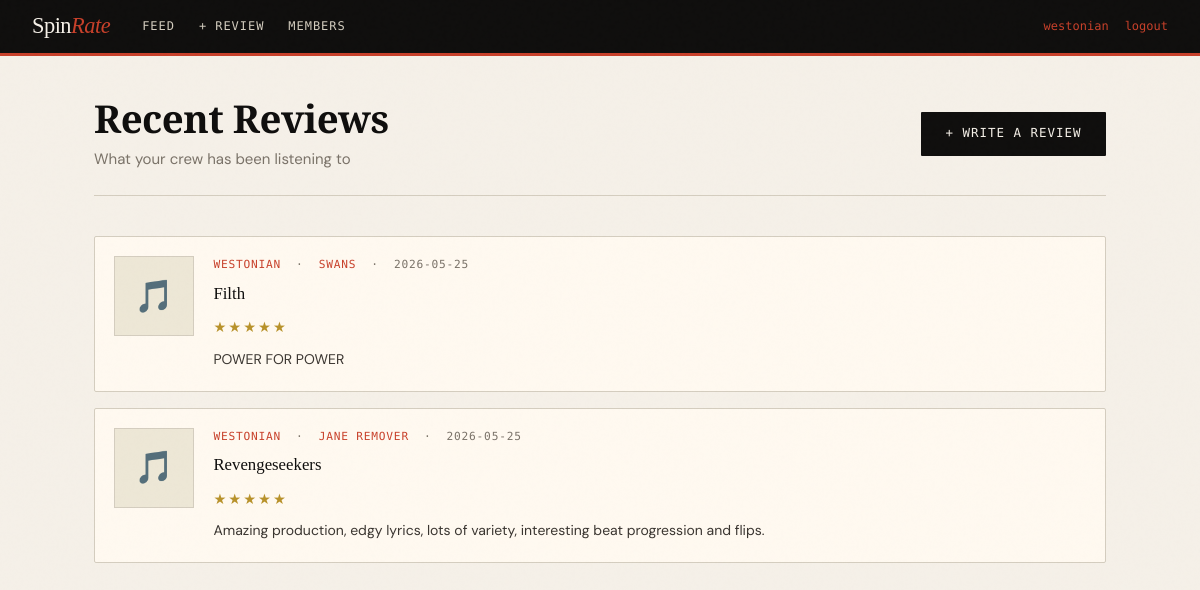
The page / (signed in) on the database its author committed.
### tables this page shows
CREATE TABLE users (
            id        INTEGER PRIMARY KEY AUTOINCREMENT,
            username  TEXT    NOT NULL UNIQUE COLLATE NOCASE,
            password  TEXT    NOT NULL,
            bio       TEXT    DEFAULT '',
            avatar    TEXT    DEFAULT '',
            created   TEXT    DEFAULT (datetime('now'))
        );

CREATE TABLE reviews (
            id          INTEGER PRIMARY KEY AUTOINCREMENT,
            user_id     INTEGER NOT NULL REFERENCES users(id),
            album_id    INTEGER NOT NULL REFERENCES albums(id),
            rating      INTEGER NOT NULL CHECK(rating BETWEEN 1 AND 5),
            body        TEXT    NOT NULL,
            created     TEXT    DEFAULT (datetime('now')),
            UNIQUE(user_id, album_id)
        );

CREATE TABLE artists (
            id          INTEGER PRIMARY KEY AUTOINCREMENT,
            name        TEXT    NOT NULL UNIQUE COLLATE NOCASE,
            mb_id       TEXT,
            wiki_url    TEXT,
            wiki_summary TEXT,
            image_url   TEXT,
            created     TEXT    DEFAULT (datetime('now'))
        );

CREATE TABLE albums (
            id          INTEGER PRIMARY KEY AUTOINCREMENT,
            artist_id   INTEGER NOT NULL REFERENCES artists(id),
            title       TEXT    NOT NULL,
            mb_id       TEXT,
            year        TEXT,
            cover_url   TEXT,
            genre       TEXT,
            created     TEXT    DEFAULT (datetime('now')),
            UNIQUE(artist_id, title)
        );

### app.py (the view)
@app.route('/')
@login_required
def home():
    db = get_db()
    me = current_user()
    reviews = db.execute("""
        SELECT r.*, u.username, al.title as album_title, al.cover_url, al.year,
               ar.name as artist_name, ar.id as artist_id, al.id as album_id
        FROM reviews r
        JOIN users u ON u.id = r.user_id
        JOIN albums al ON al.id = r.album_id
        JOIN artists ar ON ar.id = al.artist_id
        ORDER BY r.created DESC LIMIT 20
    """).fetchall()
    return render_template('home.html', me=me, reviews=reviews)

### app.py (called while the page is built)
def get_db():
    if 'db' not in g:
        g.db = sqlite3.connect(DB_PATH, detect_types=sqlite3.PARSE_DECLTYPES)
        g.db.row_factory = sqlite3.Row
        g.db.execute("PRAGMA journal_mode=WAL")
        g.db.execute("PRAGMA foreign_keys=ON")
    return g.db

def current_user():
    uid = session.get('user_id')
    if not uid:
        return None
    return get_db().execute("SELECT * FROM users WHERE id=?", (uid,)).fetchone()

def login_required(f):
    from functools import wraps
    @wraps(f)
    def decorated(*args, **kwargs):
        if not session.get('user_id'):
            return redirect(url_for('login', next=request.path))
        return f(*args, **kwargs)
    return decorated

### templates/home.html (shortened to what this page needs)
{% extends "base.html" %}
{% block body %}
<div class="container">
  <div class="page-header flex justify-between items-center wrap gap2">
    <div>
      <h1>Recent Reviews</h1>
      <p class="text-muted">What your crew has been listening to</p>
    </div>
    <a href="/new-review" class="btn">+ Write a Review</a>
  </div>
  {% if reviews %}
  <div class="feed">
    {% for r in reviews %}
    <div class="review-card">
      {% if r.cover_url %}
        <img class="cover" src="{{ r.cover_url }}" alt="{{ r.album_title }}" loading="lazy"
             onerror="this.style.display='none';this.nextElementSibling.style.display='flex';">
        <div class="cover-placeholder" style="display:none;">🎵</div>
      {% else %}
        <div class="cover-placeholder">🎵</div>
      {% endif %}
      <div>
        <div class="review-meta">
          <a href="/profile/{{ r.username }}">{{ r.username }}</a>
          &nbsp;·&nbsp;
          <a href="/artist/{{ r.artist_id }}">{{ r.artist_name }}</a>
          &nbsp;·&nbsp;
          {{ r.created[:10] }}
        </div>
        <div class="review-album">
          <a href="/album/{{ r.album_id }}">{{ r.album_title }}</a>
        </div>
        <div class="mt1" data-stars="{{ r.rating }}"></div>
        <div class="review-body">{{ r.body }}</div>
      </div>
    </div>
    {% endfor %}
  </div>
  {% else %}
  <div class="empty">
    <div class="big">🎶</div>
    No reviews yet. <a href="/new-review" style="color:var(--accent);">Be the first!</a>
  </div>
  {% endif %}
</div>
{% endblock %}

### templates/base.html (shortened to what this page needs)
<!DOCTYPE html>
<html lang="en">
<head>
</head>
<body>
  {% if session.user_id %}
  <nav>
    <a class="nav-logo" href="/">Spin<span>Rate</span></a>
    <div class="nav-links">
      <a href="/">Feed</a>
      <a href="/new-review">+ Review</a>
      <a href="/members">Members</a>
    </div>
    <div class="nav-user">
      <a href="/profile/{{ me.username if me else '' }}">{{ me.username if me else '' }}</a>
      <a href="/logout">logout</a>
    </div>
  </nav>
  {% endif %}
  {% block body %}{% endblock %}
</body>
</html>

### templates/base.html (style rules this page uses)
*, *::before, *::after { box-sizing: border-box; margin: 0; padding: 0; }
:root { --ink: #0f0e0d; --paper: #f5f0e8; --cream: #ede7d6; --accent: #c8402a; --accent-dim: #9c3220; --muted: #7a7268; --border: #d4cdbf; --gold: #b8922a; --card: #fff9f0; --mono: 'DM Mono', monospace; --serif: 'Playfair Display', Georgia, serif; --sans: 'DM Sans', system-ui, sans-serif; }
body { background: var(--paper); color: var(--ink); font-family: var(--sans); font-size: 15px; line-height: 1.65; min-height: 100vh; }
body::before { content: ''; position: fixed; inset: 0; pointer-events: none; z-index: 9999; opacity: 0.4; }
nav { background: var(--ink); color: var(--paper); display: flex; align-items: center; gap: 2rem; padding: 0 2rem; height: 56px; position: sticky; top: 0; z-index: 100; border-bottom: 3px solid var(--accent); }
.nav-logo { font-family: var(--serif); font-size: 1.4rem; color: var(--paper); text-decoration: none; letter-spacing: -0.5px; flex-shrink: 0; }
.nav-logo span { color: var(--accent); font-style: italic; }
.nav-links { display: flex; gap: 1.5rem; flex: 1; }
.nav-links a { color: var(--border); text-decoration: none; font-family: var(--mono); font-size: 0.75rem; letter-spacing: 0.08em; text-transform: uppercase; transition: color 0.15s; }
.nav-user { font-family: var(--mono); font-size: 0.75rem; color: var(--muted); display: flex; align-items: center; gap: 1rem; }
.nav-user a { color: var(--accent); text-decoration: none; }
.container { max-width: 1060px; margin: 0 auto; padding: 2.5rem 1.5rem; }
.page-header { margin-bottom: 2.5rem; padding-bottom: 1.5rem; border-bottom: 1px solid var(--border); }
.page-header h1 { font-family: var(--serif); font-size: 2.4rem; line-height: 1.15; letter-spacing: -0.5px; }
.page-header p { color: var(--muted); margin-top: 0.4rem; }
.review-card { display: grid; grid-template-columns: 80px 1fr; gap: 1.2rem; background: var(--card); border: 1px solid var(--border); border-radius: 2px; padding: 1.2rem; transition: border-color 0.15s, box-shadow 0.15s; }
.review-card .cover-placeholder { width: 80px; height: 80px; background: var(--cream); border: 1px solid var(--border); display: flex; align-items: center; justify-content: center; font-size: 2rem; flex-shrink: 0; }
.review-meta { font-family: var(--mono); font-size: 0.7rem; color: var(--muted); text-transform: uppercase; letter-spacing: 0.07em; margin-bottom: 0.3rem; }
.review-meta a { color: var(--accent); text-decoration: none; }
.review-album { font-family: var(--serif); font-size: 1.05rem; }
.review-album a { color: var(--ink); text-decoration: none; }
.review-body { font-size: 0.875rem; color: #3a3530; margin-top: 0.5rem; }
.feed { display: flex; flex-direction: column; gap: 1rem; }
.btn { display: inline-block; padding: 0.6rem 1.4rem; font-family: var(--mono); font-size: 0.78rem; text-transform: uppercase; letter-spacing: 0.08em; border: 2px solid var(--ink); background: var(--ink); color: var(--paper); cursor: pointer; text-decoration: none; transition: background 0.15s, color 0.15s; border-radius: 1px; }
.text-muted { color: var(--muted); }
.mt1 { margin-top: 0.5rem; }
.flex { display: flex; }
.gap2 { gap: 1rem; }
.items-center { align-items: center; }
.justify-between { justify-content: space-between; }
.wrap { flex-wrap: wrap; }

### rows shown on the page
users: username "westonian"
reviews: username "WESTONIAN", artist_name "SWANS", created "2026-05-25", album_title "Filth", body "POWER FOR POWER"
reviews: username "WESTONIAN", artist_name "JANE REMOVER", created "2026-05-25", album_title "Revengeseekers", body "Amazing production, edgy lyrics, lots of variety, interesting beat progression and flips."
